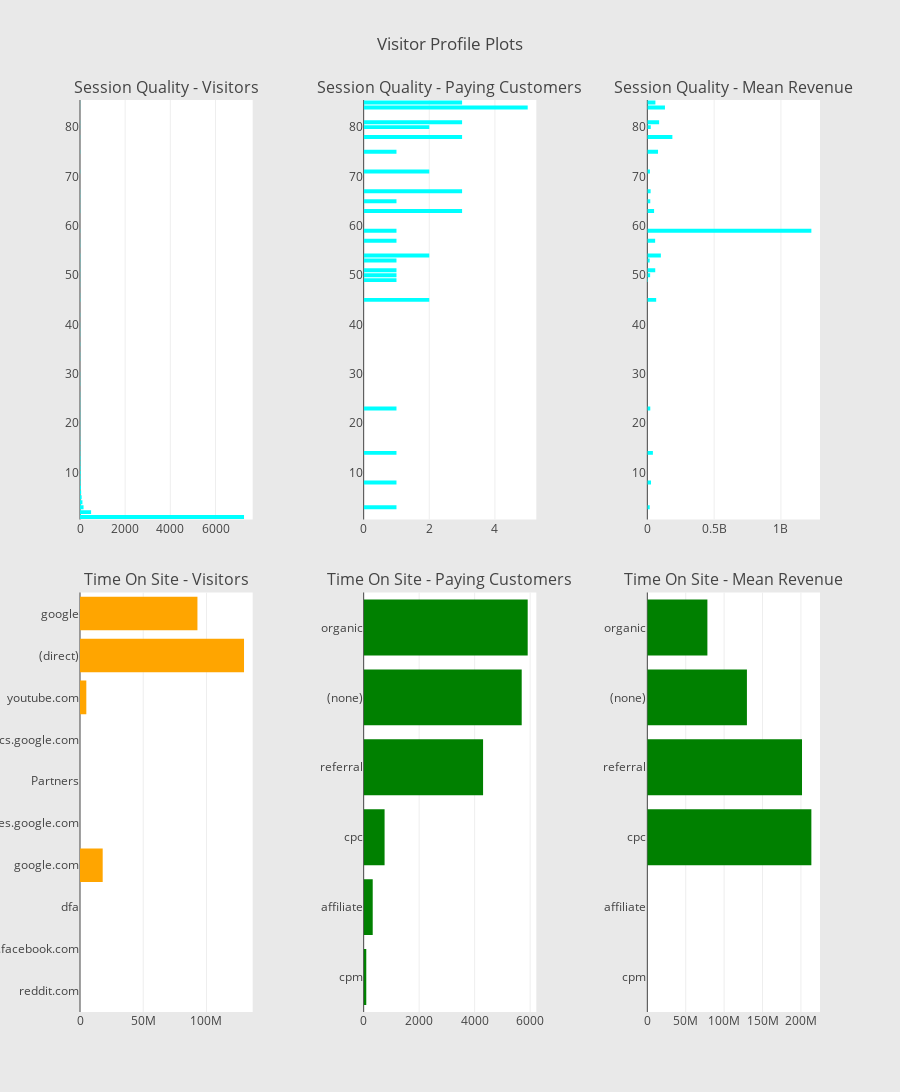

Source (notebook cell):
### Code cell
cnt_srs = datavis.groupby('totals.sessionQualityDim')['totals.transactionRevenue'].agg(['size', 'count', 'mean'])
cnt_srs.columns = ["count", "count of non-zero revenue", "mean"]
cnt_srs = cnt_srs.sort_values(by="count", ascending=False)
trace1 = horizontal_bar_chart(cnt_srs["count"].head(60), 'cyan')
trace2 = horizontal_bar_chart(cnt_srs["count of non-zero revenue"].head(60), 'cyan')
trace5 = horizontal_bar_chart(cnt_srs["mean"].head(60), 'cyan')

# Creating two subplots
fig = tools.make_subplots(rows=2, cols=3, vertical_spacing=0.08, horizontal_spacing=0.15, 
                          subplot_titles=["Session Quality - Visitors", "Session Quality - Paying Customers", "Session Quality - Mean Revenue",
                                          "Time On Site - Visitors",  "Time On Site - Paying Customers", "Time On Site - Mean Revenue"])

fig.append_trace(trace1, 1, 1)
fig.append_trace(trace2, 1, 2)
fig.append_trace(trace5, 1, 3)
fig.append_trace(trace3, 2, 1)
fig.append_trace(trace4, 2, 2)
fig.append_trace(trace6, 2, 3)

fig['layout'].update(height=1200, width=900, paper_bgcolor='rgb(233,233,233)', title="Visitor Profile Plots")
init_notebook_mode(connected=True)
iplot(fig, filename='visitor-profile-plots')

### Figure 1 — Plotly figure (JSON) as saved in the notebook; plotly's stock layout.template omitted (floating-point values rounded to 4 significant figures)
{"data": [{"marker": {"color": "cyan"}, "orientation": "h", "showlegend": false, "x": [5, 5, 5, 5, 5, 5, 5, 5, 5, 6, 6, 6, 6, 6, 6, 6, 6, 6, 6, 7, 7, 7, 7, 7, 7, 7, 7, 8, 8, 8, 8, 8, 8, 8, 8, 9, 9, 9, 9, 9, 9, 10, 10, 10, 12, 13, 13, 17, 22, 25, 25, 28, 30, 42, 51, 72, 107, 157, 491, 7263], "y": ["48", "85", "64", "65", "18", "78", "81", "84", "40", "34", "49", "46", "30", "50", "52", "80", "57", "59", "67", "75", "26", "29", "42", "63", "71", "33", "38", "24", "28", "51", "36", "66", "39", "56", "54", "17", "20", "53", "23", "22", "21", "19", "45", "25", "15", "16", "14", "12", "13", "11", "8", "9", "10", "7", "6", "5", "4", "3", "2", "1"], "type": "bar", "uid": "1c2a1a71-0348-4fc9-9d3b-5fb60df083aa", "xaxis": "x", "yaxis": "y"}, {"marker": {"color": "cyan"}, "orientation": "h", "showlegend": false, "x": [0, 3, 0, 1, 0, 3, 3, 5, 0, 0, 1, 0, 0, 1, 0, 2, 1, 1, 3, 1, 0, 0, 0, 3, 2, 0, 0, 0, 0, 1, 0, 0, 0, 0, 2, 0, 0, 1, 1, 0, 0, 0, 2, 0, 0, 0, 1, 0, 0, 0, 1, 0, 0, 0, 0, 0, 0, 1, 0, 0], "y": ["48", "85", "64", "65", "18", "78", "81", "84", "40", "34", "49", "46", "30", "50", "52", "80", "57", "59", "67", "75", "26", "29", "42", "63", "71", "33", "38", "24", "28", "51", "36", "66", "39", "56", "54", "17", "20", "53", "23", "22", "21", "19", "45", "25", "15", "16", "14", "12", "13", "11", "8", "9", "10", "7", "6", "5", "4", "3", "2", "1"], "type": "bar", "uid": "f4c1117c-002e-4a2d-a402-4214cd066652", "xaxis": "x2", "yaxis": "y2"}, {"marker": {"color": "cyan"}, "orientation": "h", "showlegend": false, "x": [null, 60390000.0, null, 21990000, null, 187410000, 88230000.0, 131982000, null, null, 5000000, null, null, 21000000, null, 25760000, 58480000, 1227800000, 24640000.0, 79990000, null, null, null, 50580000.0, 19460000, null, null, null, null, 59180000, null, null, null, null, 101240000, null, null, 17590000, 21980000, null, null, null, 66150000, null, null, null, 41590000, null, null, null, 27590000, null, null, null, null, null, null, 17590000, null, null], "y": ["48", "85", "64", "65", "18", "78", "81", "84", "40", "34", "49", "46", "30", "50", "52", "80", "57", "59", "67", "75", "26", "29", "42", "63", "71", "33", "38", "24", "28", "51", "36", "66", "39", "56", "54", "17", "20", "53", "23", "22", "21", "19", "45", "25", "15", "16", "14", "12", "13", "11", "8", "9", "10", "7", "6", "5", "4", "3", "2", "1"], "type": "bar", "uid": "ca421361-a025-43b0-bd51-5029cca729b3", "xaxis": "x3", "yaxis": "y3"}, {"marker": {"color": "orange"}, "orientation": "h", "showlegend": false, "x": [null, null, null, 17940000, null, null, null, 5000000, 129700000.0, 92860000], "y": ["reddit.com", "m.facebook.com", "dfa", "google.com", "sites.google.com", "Partners", "analytics.google.com", "youtube.com", "(direct)", "google"], "type": "bar", "uid": "4a946f60-0e65-4f56-adfb-0bb395e00a21", "xaxis": "x4", "yaxis": "y4"}, {"marker": {"color": "green"}, "orientation": "h", "showlegend": false, "x": [94, 326, 754, 4303, 5695, 5911], "y": ["cpm", "affiliate", "cpc", "referral", "(none)", "organic"], "type": "bar", "uid": "10d33b34-4002-484c-bc38-cd25f7b208a7", "xaxis": "x5", "yaxis": "y5"}, {"marker": {"color": "green"}, "orientation": "h", "showlegend": false, "x": [null, null, 213630000, 201455000, 129700000.0, 78220000.0], "y": ["cpm", "affiliate", "cpc", "referral", "(none)", "organic"], "type": "bar", "uid": "769cbe34-cca9-43ff-a5aa-5948aff860c1", "xaxis": "x6", "yaxis": "y6"}], "layout": {"annotations": [{"font": {"size": 16}, "showarrow": false, "text": "Session Quality - Visitors", "x": 0.1167, "xanchor": "center", "xref": "paper", "y": 1, "yanchor": "bottom", "yref": "paper"}, {"font": {"size": 16}, "showarrow": false, "text": "Session Quality - Paying Customers", "x": 0.5, "xanchor": "center", "xref": "paper", "y": 1, "yanchor": "bottom", "yref": "paper"}, {"font": {"size": 16}, "showarrow": false, "text": "Session Quality - Mean Revenue", "x": 0.8833, "xanchor": "center", "xref": "paper", "y": 1, "yanchor": "bottom", "yref": "paper"}, {"font": {"size": 16}, "showarrow": false, "text": "Time On Site - Visitors", "x": 0.1167, "xanchor": "center", "xref": "paper", "y": 0.46, "yanchor": "bottom", "yref": "paper"}, {"font": {"size": 16}, "showarrow": false, "text": "Time On Site - Paying Customers", "x": 0.5, "xanchor": "center", "xref": "paper", "y": 0.46, "yanchor": "bottom", "yref": "paper"}, {"font": {"size": 16}, "showarrow": false, "text": "Time On Site - Mean Revenue", "x": 0.8833, "xanchor": "center", "xref": "paper", "y": 0.46, "yanchor": "bottom", "yref": "paper"}], "xaxis": {"anchor": "y", "domain": [0, 0.2333]}, "yaxis": {"anchor": "x", "domain": [0.54, 1]}, "xaxis2": {"anchor": "y2", "domain": [0.3833, 0.6167]}, "yaxis2": {"anchor": "x2", "domain": [0.54, 1]}, "xaxis3": {"anchor": "y3", "domain": [0.7667, 1.0]}, "yaxis3": {"anchor": "x3", "domain": [0.54, 1]}, "xaxis4": {"anchor": "y4", "domain": [0, 0.2333]}, "yaxis4": {"anchor": "x4", "domain": [0, 0.46]}, "xaxis5": {"anchor": "y5", "domain": [0.3833, 0.6167]}, "yaxis5": {"anchor": "x5", "domain": [0, 0.46]}, "xaxis6": {"anchor": "y6", "domain": [0.7667, 1.0]}, "yaxis6": {"anchor": "x6", "domain": [0, 0.46]}, "height": 1200, "width": 900, "paper_bgcolor": "rgb(233,233,233)", "title": {"text": "Visitor Profile Plots"}}}
